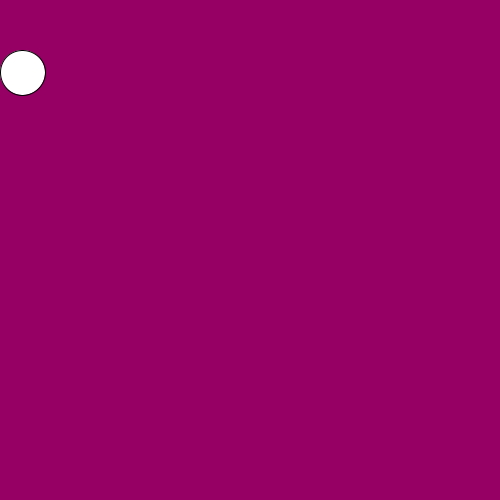
Frame 1 (no input)
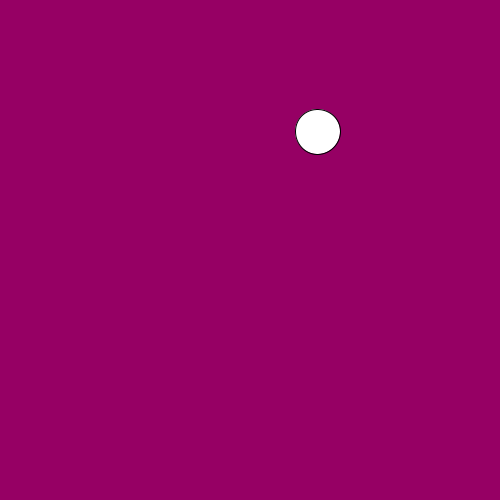
Frame 60 (the mouse pressed at the canvas centre just before this capture)
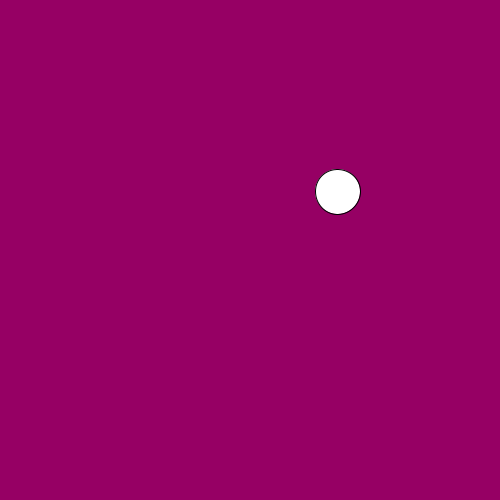
Frame 120 (the mouse held since frame 60 and released just before this capture)

The Processing sketch that drew these frames (run headless with seeded random() and noise(); from frame 60 on, the mouse is pressed at the canvas centre):

// Processing sketch: Midterm_WIP1
// ── Midterm_WIP1.pde
int x = 0; // postiton for Rect
int x2 = 0; //position for ellipse
int go = 5;//speed for Rect
int go2 = 5;//speed for ellipse
int go3 = 1;
//int l = 2;

float y = width/2;


void setup(){
  size(500,500);
  ellipseMode(CORNER);
}

void draw(){
background(150,0,100,202);
//rect(x,250,100,25); 
ellipse(x2,y,45,45);
x = x + go; //rect movement
x2 = x2 + go2; //ellipse movement
y = y + go3;

if((x2 > width-50) || (x2<0)){
  go2 = go2 * -1;
}
if((y<0) || y>height-50){
  go3 = go3 * -1;
}
if((x > width-100) || (x<0)){
  go = go * -1;
println(y); 
}

if(keyPressed){
  if(key == 'j' || key == 'J'){
    y = y -3.5;
  
}
}
}
